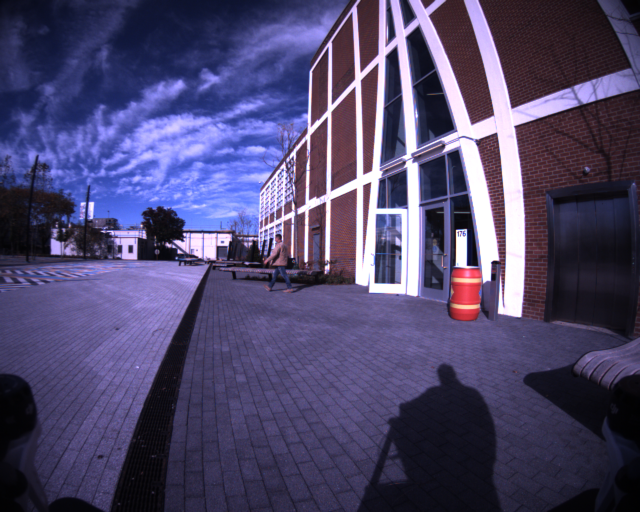
#> input picture Proj1_Test/T001.png, 1280 x 1024 px (shown at 1/2 size)
$ python -i Predict.py   (imports and definitions only)   (older library calls are emulated)
#> lines starting #> are read from the running program, lines starting #| are printed output that depends on the picture
import os
import sys
import cv2
import numpy as np

# location of test images
test_folder = "Proj1_Test"

# [4 lines not run here, left out]


def gauss(x, m, s):
    for i in range(len(s)):
        if s[i, i] <= sys.float_info[3]:
            s[i, i] = sys.float_info[3]
    s_inv = np.linalg.inv(s)
    xm = np.matrix(x - m)
    return (2.0 * np.pi) ** (-len(x[1]) / 2.0) * (1.0 / (np.linalg.det(s) ** 0.5)) * \
           np.exp(-0.5 * np.sum(np.multiply(xm * s_inv, xm), axis=1))


def detect_barrel(image):
    # intrinsic parameters of the camera
    K = np.matrix([[413.8794311523438, 0.0, 667.1858329372201], [0.0, 415.8518917846679, 500.6681745269121],
                   [0.0, 0.0, 1.0]])
    # convert the image into HSV space
    img_hsv = cv2.cvtColor(image, cv2.COLOR_BGR2HSV)

    # calculate the probability of pixels being in each color. the one with the highest probability is the estimated
    # color
    p = np.ndarray([img_hsv.shape[0] * img_hsv.shape[1], 4], np.float64)
    img_hsv_vec = img_hsv.reshape((img_hsv.shape[0] * img_hsv.shape[1], 3))
    for c in range(4):
        p[:, 0: 1] += gauss(img_hsv_vec, red_barrel_param[c]['mu'],
                            red_barrel_param[c]['sigma']) \
                      * red_barrel_param[c]['prob']
    for c in range(6):
        p[:, 1: 2] += gauss(img_hsv_vec, red_other_param[c]['mu'],
                            red_other_param[c]['sigma']) \
                      * red_other_param[c]['prob']
        p[:, 2: 3] += gauss(img_hsv_vec, sky_param[c]['mu'],
                            sky_param[c]['sigma']) \
                      * sky_param[c]['prob']
        p[:, 3: 4] += gauss(img_hsv_vec, ground_param[c]['mu'],
                            ground_param[c]['sigma']) \
                      * ground_param[c]['prob']
    label = np.argmax(p, axis=1) + 2
    label = label.astype(np.uint8)
    label.resize((img_hsv.shape[0], img_hsv.shape[1]))

    # extract preliminary red barrel mask
    mask_red_barrel = cv2.inRange(label, 2, 2)
    # cv2.imwrite('initial_mask.png', mask_red_barrel)

    # remove noise, then dilate to get the possible barrel regions
    kernel = np.ones((3, 3), np.uint8)
    opening = cv2.morphologyEx(mask_red_barrel, cv2.MORPH_OPEN, kernel, iterations=2)
    # cv2.imwrite('opening.png', opening)
    sure_bg = cv2.dilate(opening, kernel, iterations=3)
    # cv2.imwrite('sure_bg.png', sure_bg)

    # remove the regions that are clearly not rectangular shape
    _, contours, _ = cv2.findContours(sure_bg, cv2.RETR_TREE, cv2.CHAIN_APPROX_SIMPLE)
    areas = []
    mask = np.zeros((img_hsv.shape[0], img_hsv.shape[1]), np.uint8)
    for contour in contours:
        area = cv2.contourArea(contour)
        areas.append(areas)
        _, _, w, h = cv2.boundingRect(contour)
        rect_area = w * h
        extent = float(area) / rect_area
        if extent > 0.7:
            pts = contour.reshape((-1, 1, 2))
            cv2.fillPoly(mask, [pts], 255)

    # cv2.imwrite('mask2.png', mask)
    # dilate again to merge neighboring regions
    mask = cv2.dilate(mask, kernel, iterations=3)
    # cv2.imwrite('mask3.png', mask)

    # choose the regions with proper height/width ratio as barrels
    _, contours, _ = cv2.findContours(mask, cv2.RETR_TREE, cv2.CHAIN_APPROX_SIMPLE)
    areas = []
    bl_x, bl_y, tr_x, tr_y, dist = [], [], [], [], []
    for contour in contours:
        area = cv2.contourArea(contour)
        areas.append(areas)
        x, y, w, h = cv2.boundingRect(contour)
        rect_area = w * h
        extent = float(area) / rect_area
        if extent > 0.8 and 1.15 < h / w < 2:
            bl_x.append(int(x))
            bl_y.append(int(y + h))
            tr_x.append(int(x + w))
            tr_y.append(int(y))
            pts = np.array([[x - w / 2, y - h / 2, 1], [x - w / 2, y + h / 2, 1], [x + w / 2, y - h / 2, 1],
                            [x + w / 2, y + h / 2, 1]])
            pos = np.linalg.inv(K) * pts.T
            # calculate the distance with camera parameters
            distance = (0.93 / np.linalg.norm(pos[:, 0] - pos[:, 1]) + 0.93 / np.linalg.norm(pos[:, 2] - pos[:, 3]) \
                        + 0.53 / np.linalg.norm(pos[:, 1] - pos[:, 2]) + 0.53 / np.linalg.norm(pos[:, 1] - pos[:, 2]))\
                        / 4.0
            dist.append(distance)

    return bl_x, bl_y, tr_x, tr_y, dist

# [14 lines not run here, left out]

>>> import cv2
>>> picture = cv2.imread('Proj1_Test/T001.png', cv2.IMREAD_GRAYSCALE)
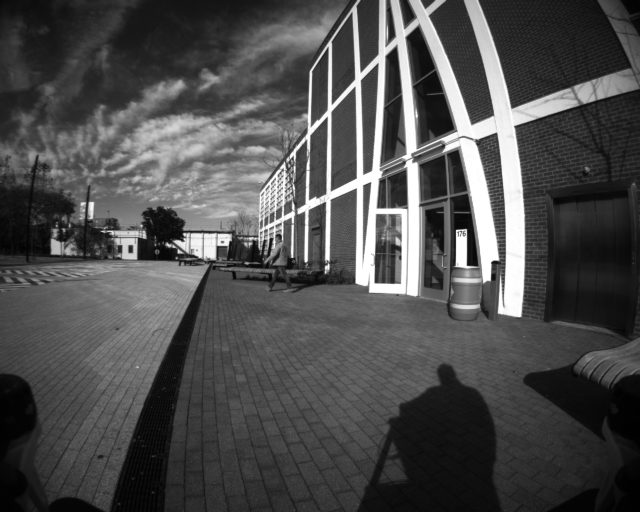
#> picture: shape (1024, 1280) (shown at 1/2 size); min 0, max 255, mean 77.6
#> (the run stopped early here; a loop or call above may not have finished)

$ run again, on Proj1_Test/T005.png
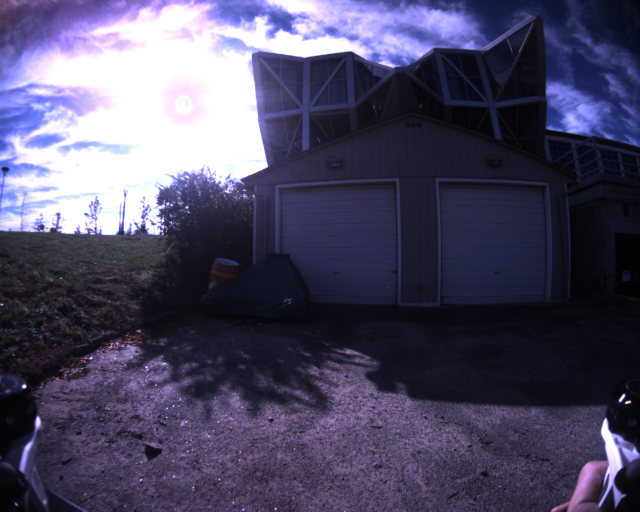
#> input picture Proj1_Test/T005.png, 1280 x 1024 px (shown at 1/2 size)
#> `picture = cv2.imread('Proj1_Test/T001.png', cv2.IMREAD_GRAYSCALE)`:
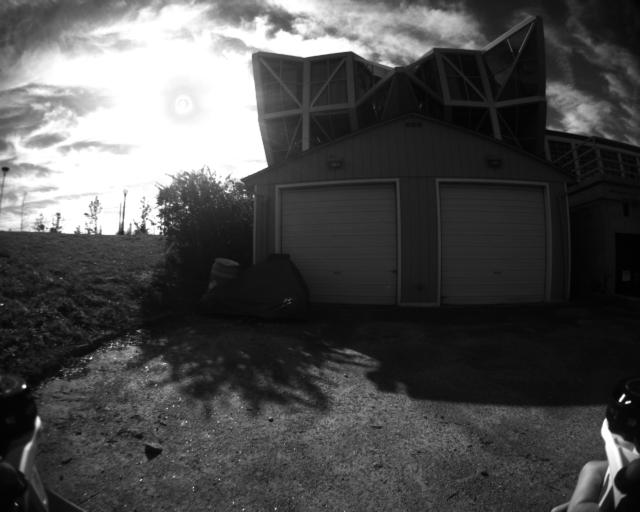
#> picture: shape (1024, 1280) (shown at 1/2 size); min 1, max 255, mean 77.1

$ run again, on Proj1_Test/T006.png
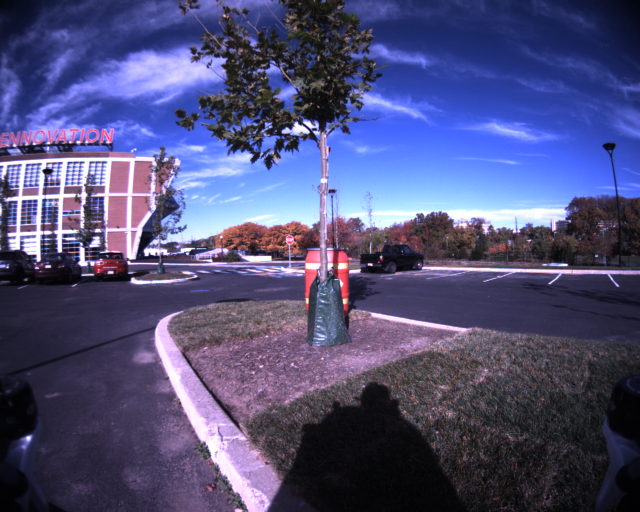
#> input picture Proj1_Test/T006.png, 1280 x 1024 px (shown at 1/2 size)
#> `picture = cv2.imread('Proj1_Test/T001.png', cv2.IMREAD_GRAYSCALE)`:
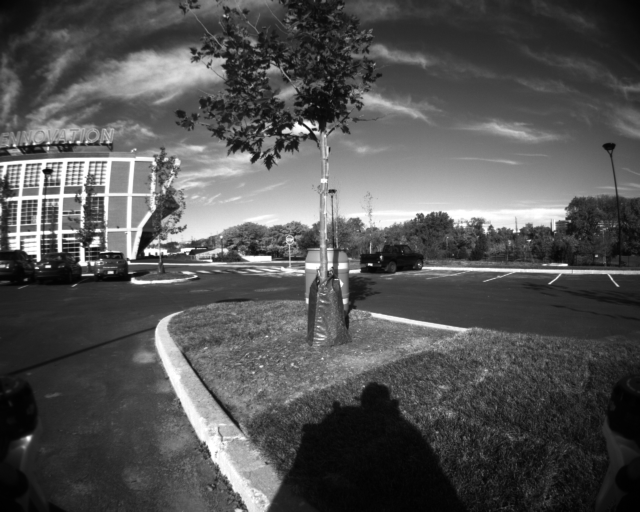
#> picture: shape (1024, 1280) (shown at 1/2 size); min 0, max 255, mean 83.9

$ run again, on Proj1_Test/T007.png
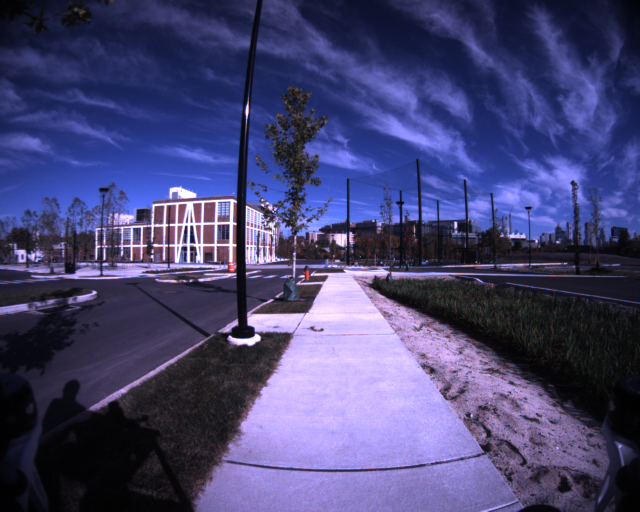
#> input picture Proj1_Test/T007.png, 1280 x 1024 px (shown at 1/2 size)
#> `picture = cv2.imread('Proj1_Test/T001.png', cv2.IMREAD_GRAYSCALE)`:
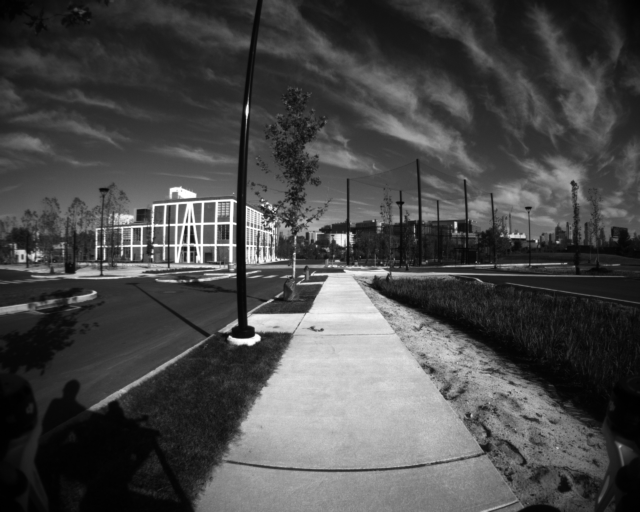
#> picture: shape (1024, 1280) (shown at 1/2 size); min 0, max 255, mean 74
